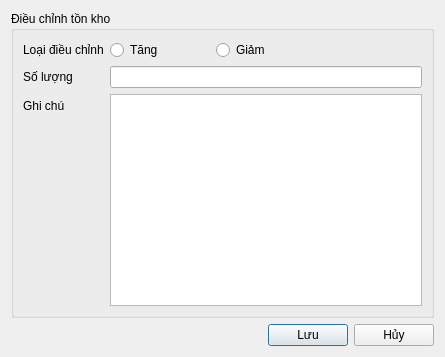
<?xml version="1.0" encoding="UTF-8"?>
<ui version="4.0">
 <class>dlgDieuChinhTK</class>
 <widget class="QDialog" name="dlgDieuChinhTK">
  <property name="geometry">
   <rect>
    <x>0</x>
    <y>0</y>
    <width>445</width>
    <height>357</height>
   </rect>
  </property>
  <property name="windowTitle">
   <string>Tồn kho</string>
  </property>
  <property name="windowIcon">
   <iconset>
    <normaloff>../resources/icons/settings-sliders.png</normaloff>../resources/icons/settings-sliders.png</iconset>
  </property>
  <layout class="QVBoxLayout" name="verticalLayout">
   <item>
    <widget class="QGroupBox" name="nhomMacDinh">
     <property name="title">
      <string>Điều chỉnh tồn kho</string>
     </property>
     <layout class="QFormLayout" name="formLayout">
      <item row="0" column="0">
       <widget class="QLabel" name="label">
        <property name="text">
         <string>Loại điều chỉnh</string>
        </property>
       </widget>
      </item>
      <item row="0" column="1">
       <layout class="QHBoxLayout" name="horizontalLayout">
        <item>
         <widget class="QRadioButton" name="rbTangTK">
          <property name="maximumSize">
           <size>
            <width>100</width>
            <height>16777215</height>
           </size>
          </property>
          <property name="text">
           <string>Tăng</string>
          </property>
         </widget>
        </item>
        <item>
         <widget class="QRadioButton" name="rbGiamTK">
          <property name="text">
           <string>Giảm</string>
          </property>
         </widget>
        </item>
       </layout>
      </item>
      <item row="1" column="0">
       <widget class="QLabel" name="label_2">
        <property name="text">
         <string>Số lượng</string>
        </property>
       </widget>
      </item>
      <item row="1" column="1">
       <widget class="QLineEdit" name="txtSoLuongTK">
        <property name="font">
         <font>
          <strikeout>false</strikeout>
         </font>
        </property>
        <property name="tabletTracking">
         <bool>false</bool>
        </property>
        <property name="inputMethodHints">
         <set>Qt::ImhNone</set>
        </property>
       </widget>
      </item>
      <item row="2" column="0">
       <widget class="QLabel" name="label_3">
        <property name="text">
         <string>Ghi chú</string>
        </property>
       </widget>
      </item>
      <item row="2" column="1">
       <widget class="QPlainTextEdit" name="txtGhiChuTK"/>
      </item>
     </layout>
    </widget>
   </item>
   <item>
    <layout class="QHBoxLayout">
     <item>
      <spacer name="horizontalSpacer">
       <property name="orientation">
        <enum>Qt::Horizontal</enum>
       </property>
       <property name="sizeHint" stdset="0">
        <size>
         <width>0</width>
         <height>0</height>
        </size>
       </property>
      </spacer>
     </item>
     <item>
      <widget class="QPushButton" name="btnLuuTK">
       <property name="text">
        <string>Lưu</string>
       </property>
      </widget>
     </item>
     <item>
      <widget class="QPushButton" name="btnHuyTK">
       <property name="text">
        <string>Hủy</string>
       </property>
      </widget>
     </item>
    </layout>
   </item>
  </layout>
 </widget>
 <resources/>
 <connections/>
</ui>
